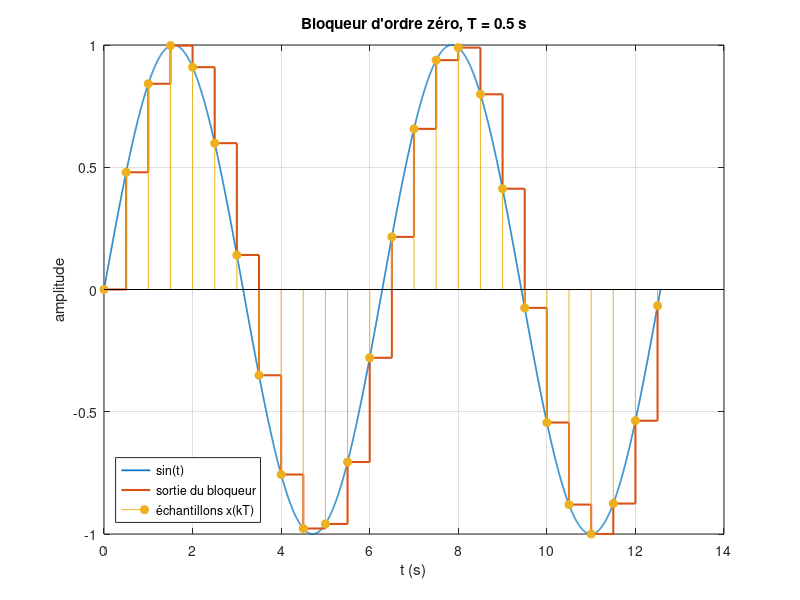
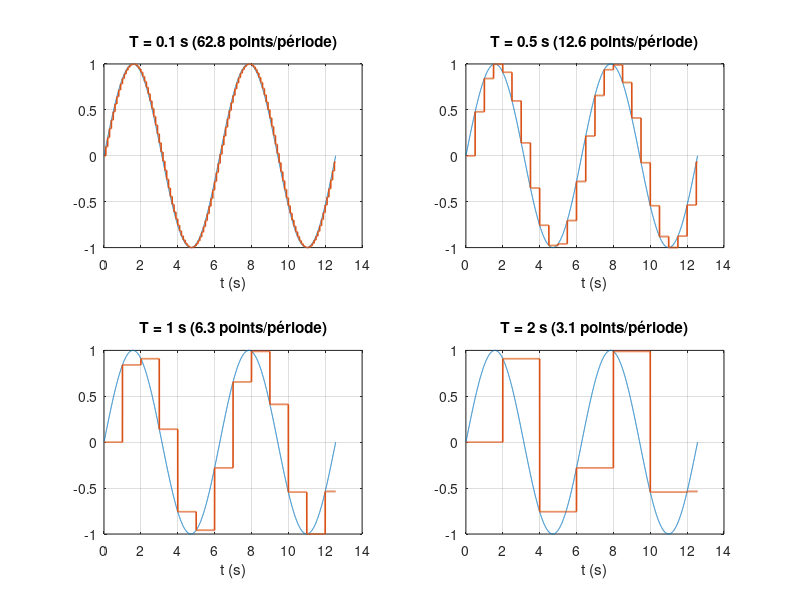
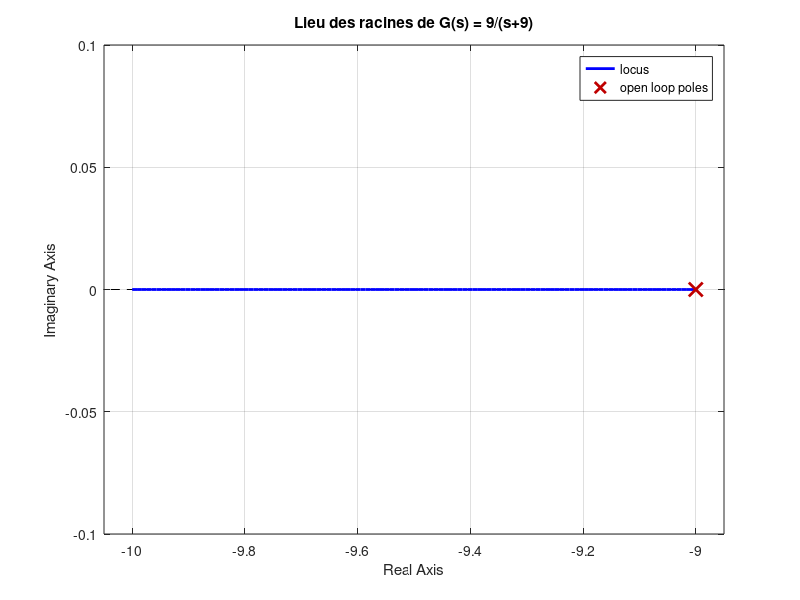
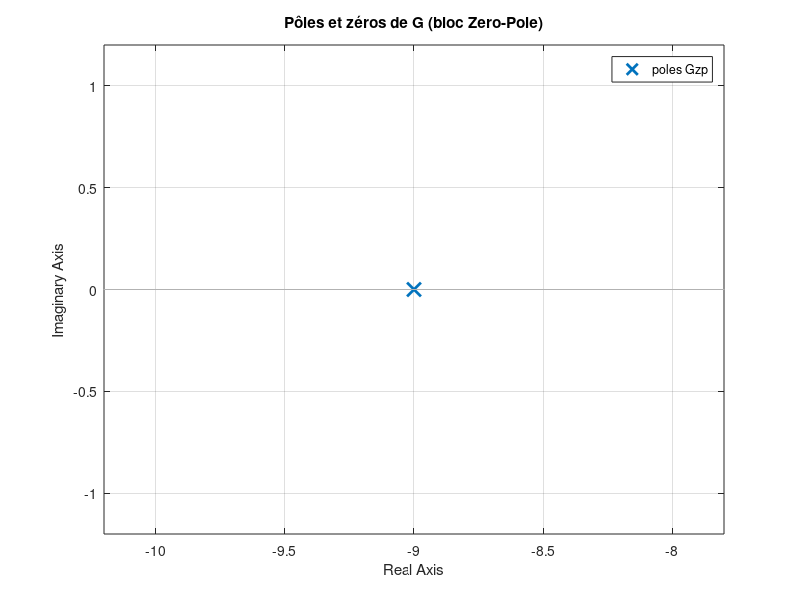

These figures' MATLAB source, in order:
%% TP2 : Discrétisation d'un signal à temps continu
% Automatique linéaire échantillonnée - IIA 3, INSAT
% Youssef El Mhamdi, IIA 3/1 - projet Nyquist
%
% Les questions "Simulink" sont vérifiées ici avec les commandes MATLAB qui
% donnent le même résultat que le Scope ; les modèles Simulink se construisent
% avec matlab/simulink/build_models.m.
% La période d'échantillonnage T n'est jamais donnée (errata E-AE16, E-AE17,
% E-AE24) : on applique la règle T = tau/10 (tau : constante de temps
% dominante du système échantillonné). Les lignes "@param" sont réglables.
clear; close all; clc;

%% II.1 Bloqueur d'ordre zéro sur une sinusoïde de pulsation 1 rad/s
% « fréquence 1 rad/sec » : c'est une pulsation (errata E-AE16).
%   w = 1 rad/s, f = w/(2*pi) = 0.159 Hz, période 2*pi = 6.28 s.
% Simulink : Sine Wave (Frequency = 1 rad/sec) -> Zero-Order Hold (T) -> Scope.
% Le bloqueur maintient x(kT) pendant toute la période [kT, (k+1)T[.
w = 1;                          % pulsation (rad/s)
T_sin = 0.5;                    % @param T_sin [s] 0.05..4 période d'échantillonnage (environ 12 points par période)
t = linspace(0, 4*pi, 4001);    % deux périodes, grille fine = signal « continu »
x = sin(w*t);
k = 0:floor(t(end)/T_sin);
tk = k*T_sin;
xk = sin(w*tk);                 % échantillons x(kT)
x_bloque = sin(w*T_sin*floor(t/T_sin));   % sortie du bloqueur d'ordre zéro
erreur_max = max(abs(x - x_bloque))       % écart maximal signal / signal bloqué
borne_erreur = w*T_sin                    % |x(t) - x(kT)| <= w*T (pente maximale w)

figure('Name', 'II.1 - Bloqueur d''ordre zéro');
plot(t, x, 'LineWidth', 1.2); hold on;
stairs(tk, xk, 'LineWidth', 1.5);
stem(tk, xk, 'filled'); hold off; grid on;
xlabel('t (s)'); ylabel('amplitude');
legend('sin(t)', 'sortie du bloqueur', 'échantillons x(kT)', 'Location', 'southwest');
title(sprintf('Bloqueur d''ordre zéro, T = %g s', T_sin));

%% II.2 Effet de la période d'échantillonnage
% Plus T est grand, plus l'escalier s'écarte du signal :
%  - l'erreur maximale croît comme w*T ;
%  - le bloqueur retarde le signal d'environ T/2 en moyenne ;
%  - Shannon : il faut T < pi/w = 3.14 s (au moins 2 points par période),
%    sinon la sinusoïde n'est plus reconstituable.
T_liste = [0.1 0.5 1 2];        % @param T_liste [s] périodes comparées
erreurs = zeros(size(T_liste));
points_par_periode = 2*pi ./ (w*T_liste);
retard_moyen = T_liste / 2;
T_shannon = pi / w              % limite de Shannon
figure('Name', 'II.2 - Effet de T');
for i = 1:numel(T_liste)
    Ti = T_liste(i);
    xb = sin(w*Ti*floor(t/Ti));
    erreurs(i) = max(abs(x - xb));
    subplot(2, 2, i);
    plot(t, x, t, xb, 'LineWidth', 1.2); grid on;
    title(sprintf('T = %g s (%.1f points/période)', Ti, points_par_periode(i)));
    xlabel('t (s)');
end
erreurs

%% III.1 Système continu du premier ordre avec tf
% G(s) = 9/(s+9) : gain statique 1, constante de temps 1/9 s.
G = tf(9, [1 9])

%% III.2 Pôles et zéros avec rlocus
% rlocus trace le lieu des racines de 1 + K*G(s) = 0 : ses points de départ
% (croix) sont les pôles de G, ses points d'arrivée (ronds) ses zéros.
% pole et zero donnent les mêmes valeurs directement (errata E-AE18).
poles_G = pole(G)               % -9
zeros_G = zero(G)               % aucun zéro (vide)
figure('Name', 'III.2 - Lieu des racines de G');
rlocus(G); grid on;
title('Lieu des racines de G(s) = 9/(s+9)');

%% III.3 Bloc Zero-Pole de Simulink
% Le bloc Zero-Pole DÉFINIT un système par ses zéros, ses pôles et son gain ;
% il ne trace rien (errata E-AE19). Pour G : Zeros = [], Poles = [-9], Gain = 9.
% On vérifie qu'il représente bien le même système, puis on trace le diagramme.
Gzp = zpk([], -9, 9)
ecart_zp_tf = abs(dcgain(Gzp) - dcgain(G)) + max(abs(pole(Gzp) - pole(G)))   % 0 : même système
figure('Name', 'III.3 - Diagramme pôles-zéros');
pzmap(Gzp); grid on;
title('Pôles et zéros de G (bloc Zero-Pole)');

%% III.4 Transformée en Z G(z) avec c2d (bloqueur d'ordre zéro)
% Calcul à la main : G(z) = (1 - z^-1) Z{ G(s)/s }
%   G(s)/s = 9/(s(s+9)) = 1/s - 1/(s+9)
%   Z{.}   = z/(z-1) - z/(z-a),  avec a = exp(-9T)
%   G(z)   = (z-1)/z * [z/(z-1) - z/(z-a)] = (1 - a)/(z - a)
T = 0.01;                       % @param T [s] 0.001..0.2 période d'échantillonnage (non donnée : tau/10 = 1/90 s)
a = exp(-9*T);
Gz = c2d(G, T, 'zoh')
Gz_main = tf(1 - a, [1 -a], T);
ecart_c2d_main = abs(dcgain(Gz) - dcgain(Gz_main)) + abs(pole(Gz) - pole(Gz_main))   % 0 (aux arrondis près)
pole_z = pole(Gz)               % = exp(-9T) : le pôle s = -9 devient z = exp(-9T)
gain_statique_z = dcgain(Gz)    % 1, comme G(0)

%% III.5 Schéma bloc du système continu (Simulink : Step -> Transfer Fcn -> Scope)
% Avec un bloqueur d'ordre zéro, la réponse indicielle de G(z) donne
% EXACTEMENT les valeurs de la réponse continue aux instants kT : un échelon
% est déjà constant entre deux échantillons, le bloqueur ne le modifie pas.
tc = linspace(0, 1, 2001);
yc = step(G, tc).';             % réponse continue (Scope du modèle continu)
kz = 0:round(1/T);
yz = step(Gz, kz*T).';          % réponse du modèle discret aux instants kT
yc_kT = 1 - exp(-9*kz*T);       % réponse continue exacte aux mêmes instants
ecart_zoh_instants = max(abs(yz - yc_kT))     % 0 aux arrondis près
figure('Name', 'III.5 - Réponse continue et échantillonnée');
plot(tc, yc, 'LineWidth', 1.5); hold on;
stairs(kz*T, yz, 'LineWidth', 1.2); hold off; grid on;
xlabel('t (s)'); ylabel('sortie');
legend('G(s) continu', 'G(z) avec bloqueur', 'Location', 'southeast');
title('Réponse indicielle : continu et discret (bloqueur d''ordre zéro)');

%% III.6 Discrétisation sans bloqueur d'ordre zéro : méthode 'impulse'
% La commande « 'imp' » n'existe pas (errata E-AE20) : il s'agit de
% c2d(G, T, 'impulse'), la discrétisation par invariance impulsionnelle, qui
% échantillonne la réponse impulsionnelle g(t) = 9 exp(-9t) SANS bloqueur :
%   Z{ g(kT) } = 9 z/(z - a)
% Selon la convention, le résultat est parfois multiplié par T pour que la
% réponse discrète approche la réponse continue (errata E-AE26 : à vérifier
% dans MATLAB). On calcule les deux et on détecte celle que c2d utilise.
Gz_imp = c2d(G, T, 'impulse')
Gz_imp_main = tf([9 0], [1 -a], T);            % Z{g(kT)}
facteur_c2d = dcgain(Gz_imp) / dcgain(Gz_imp_main)   % 1 ou T selon la convention
c2d_multiplie_par_T = abs(facteur_c2d - T) < abs(facteur_c2d - 1)   % vrai si c2d inclut le facteur T
Gz_imp_T = T * Gz_imp_main;                    % version multipliée par T
gain_statique_zoh = dcgain(Gz)                 % 1 : le bloqueur conserve le gain
gain_statique_imp_T = dcgain(Gz_imp_T)         % 9T/(1-a), proche de 1 seulement si T << 1/9
gain_statique_imp = dcgain(Gz_imp_main)        % 9/(1-a), environ 1/T
yi_T = step(Gz_imp_T, kz*T).';
ecart_imp_continu = max(abs(yi_T - yc_kT))     % différent de 0 : sans bloqueur, ce n'est pas exact
figure('Name', 'III.6 - Avec et sans bloqueur');
plot(tc, yc, 'LineWidth', 1.5); hold on;
stairs(kz*T, yz, 'LineWidth', 1.2);
stairs(kz*T, yi_T, '--', 'LineWidth', 1.2); hold off; grid on;
xlabel('t (s)'); ylabel('sortie');
legend('continu', 'bloqueur (zoh)', 'sans bloqueur (impulse, x T)', 'Location', 'southeast');
title('Réponse indicielle avec et sans bloqueur d''ordre zéro');

%% IV.1 Schéma bloc du moteur à courant continu
% Équation électrique (1) : I(s) = (U(s) - kem*Omega(s)) / (Ls + R)
% Équation mécanique  (2) : Omega(s) = (kc*I(s) - Cr(s)) / (Js + f)
% (L'équation « JsW - kcI - Cr - fW = 0 » de l'énoncé a une erreur de signe,
%  errata E-AE21 ; on utilise (2), cohérente avec la figure 4.3.)
% Boucle interne par kem (force contre-électromotrice) :
%   Omega/U  = kc / ((Ls+R)(Js+f) + kc*kem)
%   Omega/Cr = -(Ls+R) / ((Ls+R)(Js+f) + kc*kem)
L = 0.011;                      % @param L [H] {0.011, 0.000011} inductance (Tableau 2.1)
R = 0.8;                        % résistance (ohm)
J = 0.2;                        % moment d'inertie (kg.m^2)
f = 1e-2;                       % frottement visqueux (N.m.s/rad ; « N.m » dans le tableau)
kem = 1.91;                     % constante de f.c.e.m. (V.s/rad)
kc = 1.91;                      % constante de couple (N.m/A)
U = 200;                        % @param U [V] 0..240 tension d'alimentation (Tableau 2.1)
Cr = 0;                         % @param Cr [N.m] 0..50 couple résistant (non donné : 0)
Ge = tf(1, [L R]);              % partie électrique
Gmeca = tf(1, [J f]);           % partie mécanique
Gm = feedback(kc * Ge * Gmeca, kem)        % Omega/U
Gcr = -feedback(Gmeca, kc * kem * Ge);     % Omega/Cr
den_moteur = conv([L R], [J f]) + [0 0 kc*kem];   % calcul à la main du dénominateur
poles_moteur = pole(Gm)
gain_statique_moteur = dcgain(Gm)          % kc/(R f + kc kem) en rad/s par volt
omega_final = U*dcgain(Gm) + Cr*dcgain(Gcr)

%% IV.2 Transformée en Z du moteur
% T non donnée (errata E-AE24) : pôles -36.4 +/- 18.4j, tau = 1/36.4 s,
% d'où T = tau/10 = 2.5 ms. Chaque pôle p devient exp(p*T).
T_m = 0.0025;                   % @param T_m [s] 0.0005..0.05 période d'échantillonnage du moteur
Gmz = c2d(Gm, T_m, 'zoh')
poles_moteur_z = pole(Gmz)
poles_moteur_exp = exp(poles_moteur * T_m)    % mêmes valeurs
gain_statique_moteur_z = dcgain(Gmz)          % identique au gain continu

%% IV.3 Réponse avec un bloqueur d'ordre zéro (Simulink)
% Le signal d'entrée n'est pas précisé (errata E-AE25) : on prend un échelon
% de U = 200 V. Un échelon est constant entre deux instants d'échantillonnage,
% donc le bloqueur ne le modifie pas : la réponse discrète coïncide avec la
% réponse continue à chaque instant kT.
t_m = linspace(0, 0.3, 3001);
w_continu = (U * step(Gm, t_m)).';            % réponse continue
km = 0:round(0.3/T_m);
w_zoh = (U * step(Gmz, km*T_m)).';            % réponse discrète (bloqueur)
w_continu_kT = (U * step(Gm, km*T_m)).';
ecart_moteur_zoh = max(abs(w_zoh - w_continu_kT))   % 0 aux arrondis près
figure('Name', 'IV.3 - Moteur avec bloqueur');
plot(t_m, w_continu, 'LineWidth', 1.5); hold on;
stairs(km*T_m, w_zoh, 'LineWidth', 1.2); hold off; grid on;
xlabel('t (s)'); ylabel('\Omega (rad/s)');
legend('continu', 'échantillonné-bloqué', 'Location', 'southeast');
title(sprintf('Vitesse du moteur, U = %g V, T = %g s', U, T_m));

%% IV.4 Réponse sans bloqueur d'ordre zéro
% Sans bloqueur, on discrétise par invariance impulsionnelle (comme en III.6).
% Le modèle obtenu n'est plus exact pour un échelon : écart visible au gain
% statique et pendant le régime transitoire.
Gmz_imp_T = c2d(Gm, T_m, 'impulse');          % convention x T, quelle que soit la version :
if ~c2d_multiplie_par_T
    Gmz_imp_T = T_m * Gmz_imp_T;
end
w_imp = (U * step(Gmz_imp_T, km*T_m)).';
ecart_moteur_imp = max(abs(w_imp - w_continu_kT))
gain_statique_moteur_imp = dcgain(Gmz_imp_T)
figure('Name', 'IV.4 - Moteur sans bloqueur');
plot(t_m, w_continu, 'LineWidth', 1.5); hold on;
stairs(km*T_m, w_zoh, 'LineWidth', 1.2);
stairs(km*T_m, w_imp, '--', 'LineWidth', 1.2); hold off; grid on;
xlabel('t (s)'); ylabel('\Omega (rad/s)');
legend('continu', 'avec bloqueur', 'sans bloqueur', 'Location', 'southeast');
title('Vitesse du moteur avec et sans bloqueur d''ordre zéro');
